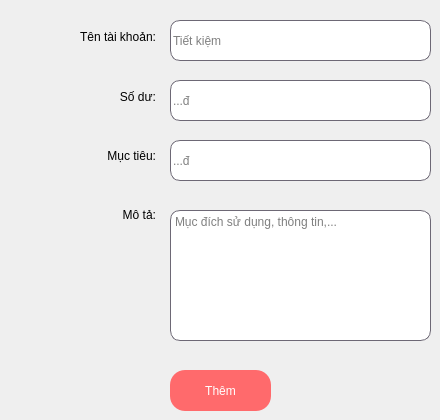
       <widget class="QWidget" name="tab_7">
        <attribute name="title">
         <string>Tiết Kiệm</string>
        </attribute>
        <widget class="QTextEdit" name="textEdit_p4_MoTa_TK">
         <property name="geometry">
          <rect>
           <x>170</x>
           <y>210</y>
           <width>261</width>
           <height>131</height>
          </rect>
         </property>
         <property name="styleSheet">
          <string notr="true">background-color: rgb(255, 255, 255);
font: 13pt &quot;Segoe UI&quot;;

border-radius: 10px;
border: 1px solid #6d6875;</string>
         </property>
         <property name="placeholderText">
          <string>Mục đích sử dụng, thông tin,...</string>
         </property>
        </widget>
        <widget class="QLineEdit" name="lineEdit_p4_SoDu_TK">
         <property name="enabled">
          <bool>true</bool>
         </property>
         <property name="geometry">
          <rect>
           <x>170</x>
           <y>80</y>
           <width>261</width>
           <height>41</height>
          </rect>
         </property>
         <property name="styleSheet">
          <string notr="true">font: 16pt &quot;Segoe UI&quot;;
background-color: rgb(255, 255, 255);

border-radius: 10px;
border: 1px solid #6d6875;</string>
         </property>
         <property name="placeholderText">
          <string>...đ</string>
         </property>
         <property name="clearButtonEnabled">
          <bool>false</bool>
         </property>
        </widget>
        <widget class="QLineEdit" name="lineEdit_p4_TenTaiKhoan_TK">
         <property name="geometry">
          <rect>
           <x>170</x>
           <y>20</y>
           <width>261</width>
           <height>41</height>
          </rect>
         </property>
         <property name="styleSheet">
          <string notr="true">font: 16pt &quot;Segoe UI&quot;;
background-color: rgb(255, 255, 255);

border-radius: 10px;
border: 1px solid #6d6875;</string>
         </property>
         <property name="placeholderText">
          <string>Tiết kiệm</string>
         </property>
        </widget>
        <widget class="QPushButton" name="btn_page4_ThemTK_TK">
         <property name="geometry">
          <rect>
           <x>170</x>
           <y>370</y>
           <width>101</width>
           <height>41</height>
          </rect>
         </property>
         <property name="styleSheet">
          <string notr="true">border-radius: 15px;
color: rgb(255, 255, 255);
background-color: rgb(255, 106, 108);
font: 75 15pt &quot;MS Shell Dlg 2&quot;;</string>
         </property>
         <property name="text">
          <string>Thêm</string>
         </property>
        </widget>
        <widget class="QLineEdit" name="lineEdit_p4_MucTieu_TK">
         <property name="enabled">
          <bool>true</bool>
         </property>
         <property name="geometry">
          <rect>
           <x>170</x>
           <y>140</y>
           <width>261</width>
           <height>41</height>
          </rect>
         </property>
         <property name="styleSheet">
          <string notr="true">font: 16pt &quot;Segoe UI&quot;;
background-color: rgb(255, 255, 255);

border-radius: 10px;
border: 1px solid #6d6875;</string>
         </property>
         <property name="placeholderText">
          <string>...đ</string>
         </property>
         <property name="clearButtonEnabled">
          <bool>false</bool>
         </property>
        </widget>
        <widget class="QWidget" name="layoutWidget">
         <property name="geometry">
          <rect>
           <x>40</x>
           <y>11</y>
           <width>116</width>
           <height>231</height>
          </rect>
         </property>
         <layout class="QVBoxLayout" name="verticalLayout_P4_tab1_2">
          <item>
           <widget class="QLabel" name="label_p4_TenTaiKhoan_TK">
            <property name="styleSheet">
             <string notr="true">font: 75 15pt &quot;Segoe UI&quot;;</string>
            </property>
            <property name="text">
             <string>&lt;html&gt;&lt;head/&gt;&lt;body&gt;&lt;p align=&quot;right&quot;&gt;Tên tài khoản:&lt;/p&gt;&lt;/body&gt;&lt;/html&gt;</string>
            </property>
           </widget>
          </item>
          <item>
           <widget class="QLabel" name="label_p4_SoDu_TK">
            <property name="styleSheet">
             <string notr="true">font: 75 15pt &quot;Segoe UI&quot;;</string>
            </property>
            <property name="text">
             <string>&lt;html&gt;&lt;head/&gt;&lt;body&gt;&lt;p align=&quot;right&quot;&gt;Số dư:&lt;/p&gt;&lt;/body&gt;&lt;/html&gt;</string>
            </property>
           </widget>
          </item>
          <item>
           <widget class="QLabel" name="label_p4_MucTieu_TK">
            <property name="styleSheet">
             <string notr="true">font: 75 15pt &quot;Segoe UI&quot;;</string>
            </property>
            <property name="text">
             <string>&lt;html&gt;&lt;head/&gt;&lt;body&gt;&lt;p align=&quot;right&quot;&gt;Mục tiêu:&lt;/p&gt;&lt;/body&gt;&lt;/html&gt;</string>
            </property>
           </widget>
          </item>
          <item>
           <widget class="QLabel" name="label_p4_MoTa_TK">
            <property name="styleSheet">
             <string notr="true">font: 75 15pt &quot;Segoe UI&quot;;</string>
            </property>
            <property name="text">
             <string>&lt;html&gt;&lt;head/&gt;&lt;body&gt;&lt;p align=&quot;right&quot;&gt;Mô tả:&lt;/p&gt;&lt;/body&gt;&lt;/html&gt;</string>
            </property>
           </widget>
          </item>
         </layout>
        </widget>
       </widget>
